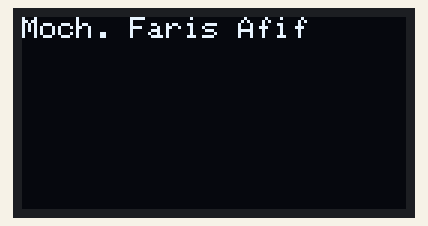
Recording of a sketch running on a simulated ESP32-S3. Parts: 128×64 one-colour display.

Above: at 0.1 s.
At 1.1 s:
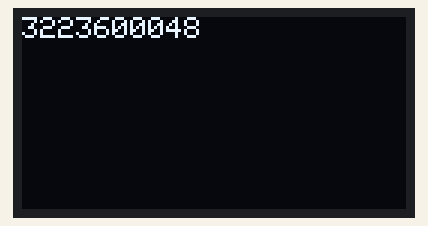

The sketch:

sketch.ino
```cpp
#include <Adafruit_SSD1306.h>

#define SCREEN_WIDTH 128
#define SCREEN_HEIGHT 64
Adafruit_SSD1306 display(SCREEN_WIDTH, SCREEN_HEIGHT, &Wire, -1);

void OLED(void *pvParameters) {
  display.clearDisplay();

  while (1) {
    display.clearDisplay();
    display.setCursor(0, 0);
    display.setTextSize(1);
    display.setTextColor(SSD1306_WHITE);
    display.println("Moch. Faris Afif");
    display.display();
    vTaskDelay(1000 / portTICK_PERIOD_MS);
    display.clearDisplay();
    display.setCursor(0, 0);
    display.println("3223600048");
    display.display();
    vTaskDelay(1000 / portTICK_PERIOD_MS);
  }
}
void setup() {
   if (!display.begin(SSD1306_SWITCHCAPVCC, 0x3C)) {
    Serial.println("GAGAL INISIALISASI");

  }
  // core 0
   xTaskCreatePinnedToCore(OLED, "OLED", 2048, NULL, 1, NULL, 0);
  // core 1
  // xTaskCreatePinnedToCore(OLED, "OLED", 2048, NULL, 1, NULL, 1);

}

void loop() {

}
```

Measured:
- what the display in image 0 shows lasts 1.0 s, from 0.1 s to 1.1 s
